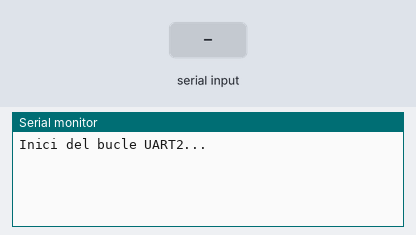
A program run on a simulated ESP32-S3. Parts: the last lines printed to the serial monitor. The test bench sets the inputs (shaded band).

Above: at 1.2 s.
1.3 s: "1\n" received over the second serial link
At 2.4 s:
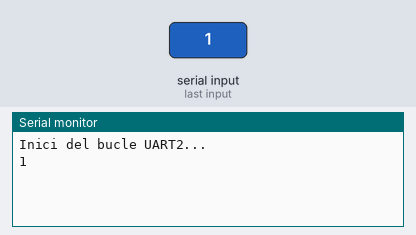
2.8 s: "0\n" received over the second serial link
At 3.5 s:
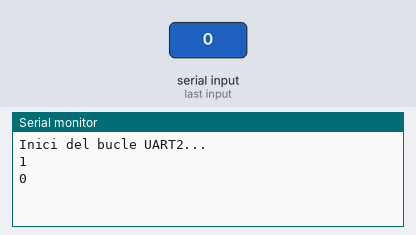

The program:

main.cpp
```cpp
#include <Arduino.h>

#define RXD2 16
#define TXD2 17

String bufferUART0 = "";
String bufferUART2 = "";

void setup() {
  Serial.begin(115200);
  Serial2.begin(9600, SERIAL_8N1, RXD2, TXD2);
  Serial.println("Inici del bucle UART2...");
}

void loop() {
  // Recollim l'entrada del terminal
  while (Serial.available()) {
    char c = Serial.read();
    if (c == '\n') {
      Serial2.println(bufferUART0);  // envia amb \n
      bufferUART0 = "";
    } else if (c != '\r') {
      bufferUART0 += c;
    }
  }

  // Recollim el que retorna UART2
  while (Serial2.available()) {
    char c = Serial2.read();
    if (c == '\n') {
      Serial.println(bufferUART2);
      bufferUART2 = "";
    } else if (c >= 32 && c <= 126) {
      bufferUART2 += c;
    }
  }
}
```

Measured:
- after the input at 1.3 s, the serial monitor: prints a new line at once (image 1)
- after the input at 2.8 s, the serial monitor: prints a new line at once (image 2)
